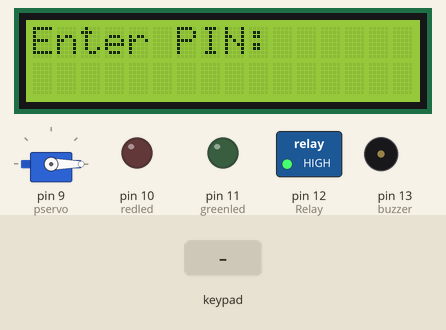
The sketch below on a simulated Arduino Uno, built with avr-gcc and run on an emulated ATmega328P. Parts: servo, 16×2 character LCD, switched loads named in the sketch (green lamp = pin HIGH), output pins drawn as LEDs (lit = HIGH), buzzer (waves = sounding, pin HIGH). The test bench sets the inputs (shaded band). What the sketch prints to the serial monitor is not drawn.

Above: at 4.2 s.
4.3 s: keypad keys 5 4 3 2 1 # pressed 0.4 s apart
At 6.9 s:
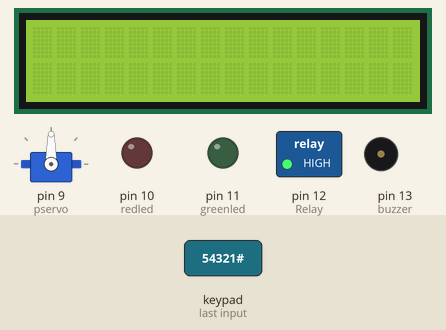
17.2 s: keypad keys 5 4 3 2 # pressed 0.4 s apart
At 22.1 s:
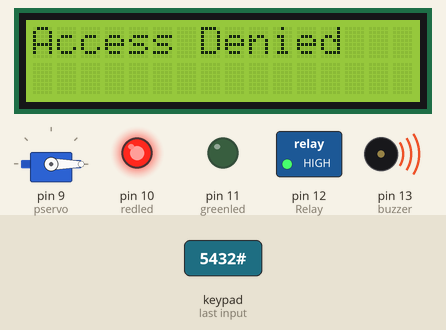
22.2 s: key '*' pressed
25.2 s: keypad keys 5 4 3 2 1 A pressed 0.4 s apart
At 27.5 s:
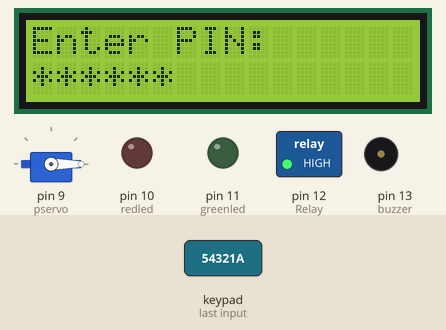
29.1 s: key '1' pressed
At 30.1 s:
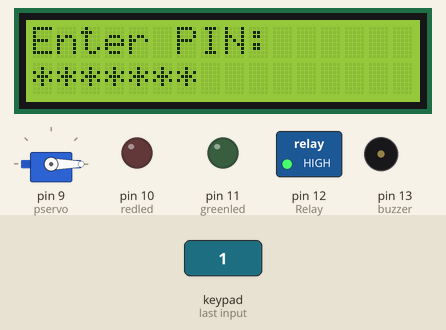
30.6 s: keypad keys 5 4 3 2 1 D pressed 0.4 s apart
At 32.9 s:
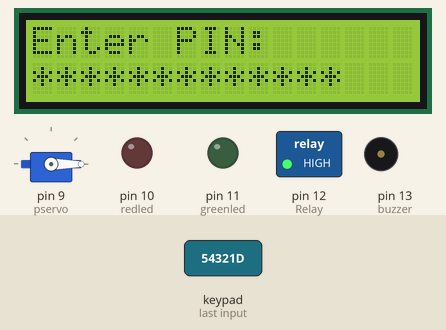
Timing chart, 0 to 34.4 s (numbered marks = the images above; inputs shaded):
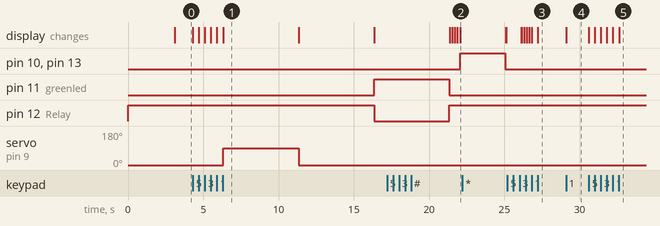

Measured:
- after the input at 4.3 s, pin 11 (greenled): LOW → HIGH after 12.0 s; pin 12 (Relay): HIGH → LOW after 12.0 s; servo on pin 9 (pservo): 0° → 90° after 2.0 s, → 0° 5.0 s later; the display: first changes at once (image 1 shows a later state)
- after the input at 17.2 s, pin 10 (redled), pin 13 (buzzer): LOW → HIGH after 4.9 s; the display: first changes after 4.2 s (image 2 shows a later state)
- after the input at 25.2 s, the display: first differs from a run without the input after 0.94 s (image 3 shows a later state)
- after the input at 29.1 s, the display: changes at once (image 4)
- after the input at 30.6 s, the display: first changes at once (image 5 shows a later state)
- what the display in image 1 shows lasts 5.0 s, from 6.3 s to 11.3 s

The sketch:

pkeypad.ino
```cpp
#include <Keypad.h>
#include <LiquidCrystal_I2C.h>
#include <Wire.h>
#define Relay 12
#include<Servo.h>
LiquidCrystal_I2C lcd(0x27,16,2);
Servo pservo;
String Ppassword = "54321";
String PIN = "";
int wrongCount=0;
bool blocked=false;

#define redled 10
#define greenled 11
#define buzzer 13

const byte ROWS = 4;
const byte COLS = 4;

char key[ROWS][COLS] = {

  {'1','2','3','A'},
  {'4','5','6','B'},
  {'7','8','9','C'},
  {'*','0','#','D'}
};

const byte rowPins[ROWS] = {A0,A1,7,6};
const byte colPins[COLS] = {5,4,3,2};

Keypad xkeypad = Keypad(makeKeymap(key), rowPins, colPins, ROWS, COLS);

void setup() {
  pservo.attach(9);
  pservo.write(0);

  pinMode(redled, OUTPUT);
  pinMode(greenled, OUTPUT);
  pinMode(buzzer, OUTPUT);
  pinMode(Relay,OUTPUT);

  digitalWrite(Relay,1);// NC OFF

  Serial.begin(9600);

  lcd.init();
  lcd.backlight();

  lcd.setCursor(0,0);
  lcd.print("Smart Lock");

  delay(3000);

  lcd.clear();
  lcd.setCursor(0,0);
  lcd.print("Enter PIN:");

  Serial.println("Enter Password:");
}

void loop() {

  char xkey = xkeypad.getKey();

  if(xkey){

   // Serial.println(xkey);

    if(xkey == '#'){

      checkPassword();
    }

    else if(xkey == '*'){
      PIN = "";
      lcd.clear();
      lcd.print("Cleared");
      delay(1000);
      lcd.clear();
      lcd.print("Enter PIN:");
    }

    else{
      PIN += xkey;
      Serial.print("*");
      lcd.setCursor(PIN.length()-1,1);
      lcd.print("*");
    }
  }
}

void checkPassword(){
  lcd.clear();
  if(PIN == Ppassword){

    Serial.println("Correct Password");
    Serial.println("Access Allowed");
    pservo.write(90);
    delay(5000);
    pservo.write(0);

    lcd.setCursor(0,0);
    lcd.print("Access Granted");
    delay(5000);
    lcd.clear();
    lcd.print("Enter PIN:");
   // lcd.clear();
    digitalWrite(greenled, HIGH);
    digitalWrite(Relay,0);
    delay(5000);
    digitalWrite(Relay,1);
    digitalWrite(greenled, LOW);
    wrongCount=0;
  }

  else{
       wrongCount++;
      digitalWrite(Relay,1);

  if(wrongCount >=3){
  lcd.print("Wrong PIN");
  lcd.clear();
  lcd.print("System Blocked");
  Serial.print("System Blocked For Six Seconds");
  tone(buzzer,500,1000);
  digitalWrite(redled,1);
  pservo.write(0);
  delay(6000);
  digitalWrite(redled,0);
  digitalWrite(Relay,1);
 }else{

    Serial.println("Incorrect Password");
    Serial.println("Access Denied");

    lcd.setCursor(0,0);
    lcd.print("Access Denied");

    digitalWrite(redled, HIGH);
    digitalWrite(buzzer, HIGH);
    delay(3000);

    digitalWrite(redled, LOW);
    digitalWrite(buzzer, LOW);
  }
  PIN = "";
  lcd.clear();
  lcd.setCursor(0,0);
  lcd.print("Enter PIN:");
}}
```
